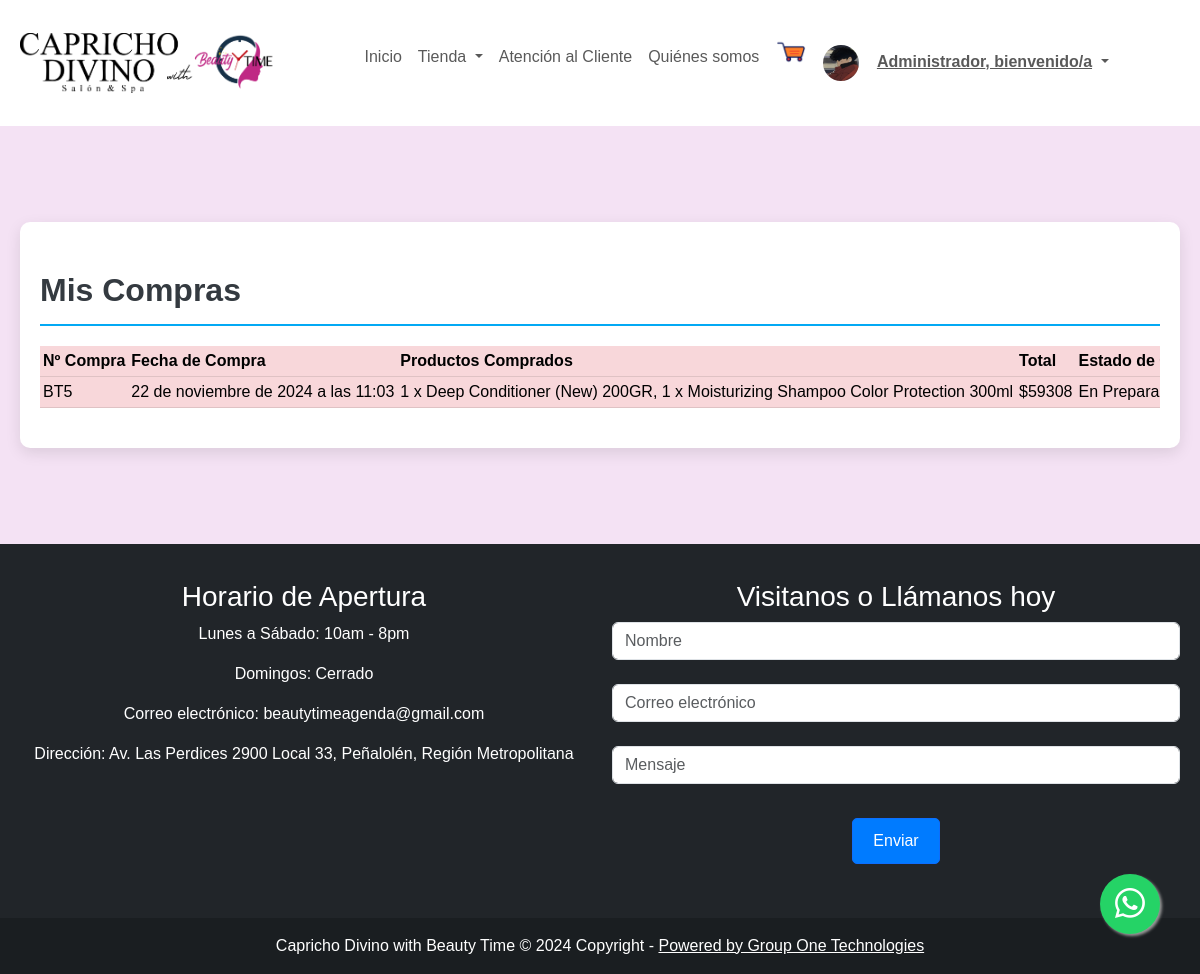
The page /paginas/misOrdenes (signed in) on the database its author committed.
### core/models.py (models this page shows, shortened)
class User(AbstractUser):
    CLIENTE = 'Cliente'
    ADMINISTRADOR = 'Administrador'
    TIPO_USUARIO = [
        (CLIENTE, 'Cliente'),
        (ADMINISTRADOR, 'Administrador'),
    ]
    picture = models.ImageField(default = 'users/profile_default.png', upload_to='media/users/')
    direccion = models.CharField(max_length=60, null=True, blank =True)
    region = models.CharField(max_length=200, choices=REGIONES, default=REGIONES[0][0])
    comuna = models.CharField(max_length=200, choices=COMUNAS, default=COMUNAS[0][0])
    telefono = models.CharField(max_length=9, null=True, validators=[MinLengthValidator(9)])
    fecha_nac = models.DateField(null=True)
    tipo_user = models.CharField(max_length=60, choices=TIPO_USUARIO, default=CLIENTE, null=True, blank=True )

class Order(TimeStampedModel):
    ESTADO_VENTA = [
        ('En Preparación', 'En Preparación'),
        ('En Ruta', 'En Ruta'),
        ('Entregado', 'Entregado'),
    ]
    user=models.ForeignKey(User, on_delete=models.SET_NULL, null=True)
    email = models.EmailField()
    direccion = models.CharField("Dirección", max_length=250, null = True)
    telefono = models.CharField("Teléfono", max_length=250, null = True)
    observaciones = models.CharField("Observaciones", max_length=250, blank=True)
    region = models.CharField("Región", max_length=200, choices=REGIONES, default=REGIONES[0][0])
    comuna = models.CharField("Comuna", max_length=200, choices=COMUNAS, default=COMUNAS[0][0])
    estado_venta = models.CharField("Estado Órden", max_length=200, choices=ESTADO_VENTA, default=ESTADO_VENTA[0][0])
    is_pagado = models.BooleanField(default=False)
    class Meta:
        ordering = ("-created", )
        verbose_name = "Orden"
        verbose_name_plural = "Ordenes"
    def __str__(self):
        return 'BT{}'.format(self.id)
    def get_precio_total(self):
        total_costo = sum(item.get_precio_total() for item in self.items.all())
        return total_costo
    @property
    def description(self):
        descriptions = []
        for orderitem in self.items.all():  # accediendo a la relación de items
            description = '{} x {}'.format(orderitem.cantidad, orderitem.item.nombre)  # 'item' es el producto
            descriptions.append(description)
        return ", ".join(descriptions)

class OrderItem(models.Model):
    orden = models.ForeignKey(Order, related_name="items", on_delete=models.CASCADE)
    item = models.ForeignKey(Item, related_name="order_items", on_delete=models.CASCADE)
    cantidad = models.PositiveIntegerField(
        validators=[
            MinValueValidator(1),
            MaxValueValidator(100)
        ]
    )
    costo = models.DecimalField(max_digits=10, decimal_places=2)
    def get_precio_total(self):
        return self.costo * self.cantidad

class Item(models.Model):
    nombre = models.CharField(max_length=100, null=False)
    descripcion = models.TextField(null=True, blank=True)
    categoria = models.ForeignKey(Categoria, on_delete=models.CASCADE, related_name='items')
    tipo = models.CharField(max_length=50, choices=[('producto', 'Producto'), ('servicio', 'Servicio')])
    costo = models.IntegerField(default=0)
    costo2 = models.IntegerField(default=0)
    picture = models.ImageField(upload_to='media/items/', null=True, blank=True)
    descuento = models.DecimalField(max_digits=4, decimal_places=2, null=True, blank=True, default=0.00)
    class Meta:
        verbose_name = 'item'
        verbose_name_plural = 'items'

### core/views.py (the view)
# urls.py: path('paginas/misOrdenes', views.misOrdenes, name="misOrdenes"),
@login_required
def misOrdenes(request):
    ordenes = Order.objects.filter(user=request.user)
    print(ordenes)
    return render(request, 'tienda/misOrdenes.html',  {'ordenes': ordenes} )

### core/cart.py (called while the page is built, shortened)
  def __iter__(self):
    cart = copy.deepcopy(self.cart)
    productos = Producto.objects.filter(id__in=cart)
    for producto in productos:
      cart[str(producto.id)]["producto"] = producto

### core/context_processors.py (called while the page is built)
def cart_badge(request):
    cart = Cart(request)
    item_count = sum(item['cantidad'] for item in cart)
    return {'cart_badge': item_count}

### core/templates/tienda/misOrdenes.html (shortened to what this page needs)
{% extends "base/base.html" %}
{% load widget_tweaks %}
{% load static %}
{% block css %}
<link rel="stylesheet" href="{% static 'css/productos.css' %}">
{% endblock %}
{% block template %}
<section class="py-5">
  <div class="container py-5 h-100">
    <div class="row d-flex justify-content-center align-items-center h-100"  style="background: (249, 215, 218)">
      <div class="col col-12">
        <div class="wrapper">
          <div class="text-left mt-4 name">
          Mis Compras
          </div>
            <div class="table-responsive">
              <table class="table table-danger table-hover rounded">
                <tbody>
                  <tr class="table-danger">
                    <th>Nº Compra</th>
                    <th>Fecha de Compra</th>
                    <th>Productos Comprados</th>
                    <th>Total</th>
                    <th>Estado de Compra</th>
                  </tr>
                  {% for order in ordenes %}
                  <tr>
                    <td>{{order}}</td>
                    <td>{{order.created}}</td>
                    <td>{{order.description}}</td>
                    <td>${{order.get_precio_total|floatformat:0}}</td>
                    <td>{{order.estado_venta}}</td>
                  </tr>
                  {% endfor %}
                </tbody>
              </table>
            </div>
          </div>
        </div>
      </div>
    </div>
</section>
{% endblock %}

### core/templates/base/base.html (shortened to what this page needs)
{% load static %}
<!DOCTYPE html>
<html lang="es">
<head>
  <link href="https://cdn.jsdelivr.net/npm/bootstrap@5.3.0-alpha3/dist/css/bootstrap.min.css" rel="stylesheet"
>
  <link rel="stylesheet" href="https://cdn.jsdelivr.net/npm/bootstrap-icons@1.10.5/font/bootstrap-icons.css">
  <link href="https://cdnjs.cloudflare.com/ajax/libs/bootstrap-icons/1.8.3/font/bootstrap-icons.min.css"
    rel="stylesheet">
  <link rel="stylesheet" href="{% static 'css/btnwsp.css' %}">
  {% block css %}
  {% endblock %}
</head>
<body>
  {% url 'home' as home %}
  <nav class="navbar navbar-expand-lg navbar-light bg-white">
    <div class="container justify-content-center">
      <a class="navbar-brand" href="{% url 'home' %}">
        <img src="{% static 'img/Beauty-Time.png' %}" alt="Logo" class="img-fluid" style="max-height: 60px;">
      </a>
      <div class="collapse navbar-collapse justify-content-center" id="navbarSupportedContent">
        <ul class="navbar-nav mb-2 mb-lg-0">
          <li class="nav-item">
            <a class="nav-link {% if request.path == home %} active {% endif %}" aria-current="page"
              href="{% url 'home' %}">Inicio</a>
          </li>
          <li class="nav-item dropdown">
            <a class="nav-link dropdown-toggle" href="#" id="navbarDropdown" role="button" data-bs-toggle="dropdown"
              aria-expanded="false">
              Tienda
            </a>
          </li>
          <li class="nav-item">
            <a class="nav-link" href="{% url 'atencioncliente' %}">Atención al Cliente</a>
          </li>
          <li><a class="nav-link" href="{% url 'quienes_somos' %}">Quiénes somos</a></li>
          <li style="position: relative;">
              <a href="{% url 'carrito' %}" style="position: relative;">
                  <img src="{% static 'img/carrito_png.png' %}" width="30px" height="30px" alt="Carrito de Compras">
              </a>
          </li>
          {% if request.user.is_authenticated %}
          <ul class="navbar-nav">
            <li class="nav-item dropdown" style="color:white">
              <a class="nav-link dropdown-toggle" href="#" id="navbarDropdown" role="button" data-bs-toggle="dropdown"
                aria-expanded="false">
                <img src="{{ user.picture.url }}" style="border-radius: 25px; background:white;" height="36" width="36"
                  alt="Avatar" />
                <strong style="text-decoration: underline;">{{ user.first_name|capfirst }}, bienvenido/a</strong>
              </a>
            </li>
          </ul>
          {%else%}
          <li class="nav-item">
            <b> <a class="nav-link" href="{% url 'login' %}">Mi Cuenta</a></b>
          </li>
          {% endif %}
      </div>
    </div>
  </nav>
  {% block template %}
  {% endblock %}
  <footer class="bg-dark text-center text-white">
    <div class="container">
      <div class="row">
        <div class="col-md-6 mt-3">
          <div class="footer-content">
            <h3>Horario de Apertura</h3>
            <p>Lunes a Sábado: 10am - 8pm</p>
            <p>Domingos: Cerrado</p>
            <p>Correo electrónico: beautytimeagenda@gmail.com</p>
            <p>Dirección: Av. Las Perdices 2900 Local 33, Peñalolén, Región Metropolitana</p>
          </div>
        </div>
        <div class="col-md-6 mt-3">
          <div class="footer-content">
            <h3>Visitanos o Llámanos hoy</h3>
            <div class="subscribe-form">
              <input type="text" id="nombre" class="form-control" placeholder="Nombre"><br>
              <input type="email" id="subscribe-email" class="form-control" placeholder="Correo electrónico"><br>
              <input type="text" id="mensaje" class="form-control" placeholder="Mensaje"><br>
              <button type="submit" class="btn btn-primary">Enviar</button>
            </div>
          </div>
        </div>
      </div>
    </div>
    <br>
    <div class="text-center p-3" style="background-color: rgba(0, 0, 0, 0.2);">
      Capricho Divino with Beauty Time © 2024 Copyright -
      <a class="text-white" href="#">Powered by Group One Technologies</a>
    </div>
  </footer>
  <a href="https://api.whatsapp.com/send?phone=+56998027818&text=Buenas,%20me%20gustaria%20obtener%20ayuda%20por favor" class="float pulse" target="_blank">
    <i class="bi bi-whatsapp my-float"></i>
  </a>
</body>
</html>

### core/static/css/btnwsp.css (style rules this page uses)
.float { position: fixed; width: 60px; height: 60px; bottom: 40px; right: 40px; background-color: #25d366; color: #FFF; border-radius: 50px; text-align: center; font-size: 30px; box-shadow: 2px 2px 3px #999; z-index: 100; display: flex; align-items: center; justify-content: center; }
.pulse { animation: pulse-animation 2s infinite; }

### core/static/css/productos.css (style rules this page uses)
body { background-color: rgb(244, 226, 244); }
* { margin: 0; padding: 0; box-sizing: border-box; font-family: 'Poppins', sans-serif; }
.container { max-width: 100%; padding: 20px; margin: 0 auto; }
.wrapper { background-color: #ecf0f3; padding: 20px; border-radius: 10px; box-shadow: 0 5px 15px rgba(0,0,0,0.1); }
.name { font-size: 2rem; font-weight: bold; color: #343a40; margin-bottom: 20px; text-align: left; border-bottom: 2px solid #03A9F4; padding-bottom: 10px; }
.table { width: 100%; margin-bottom: 20px; table-layout: auto; }
.table-responsive { overflow-x: auto; }
.table th, .table td { text-align: left; padding: 3px; white-space: nowrap; }
.btn { margin: 10px 0; padding: 10px 20px; border-radius: 5px; transition: background-color 0.3s ease; }
.btn-primary { background-color: #007bff; }
.wrapper { background-color: rgb(255, 255, 255); }

### rows shown on the page
User: picture (picture), first_name "Administrador"
Order: id "BT5", created "22 de noviembre de 2024 a las 11:03", description "1 x Deep Conditioner (New) 200GR, 1 x Moisturizing Shampoo Color Protection 300ml", get_precio_total "59308", estado_venta "En…"
